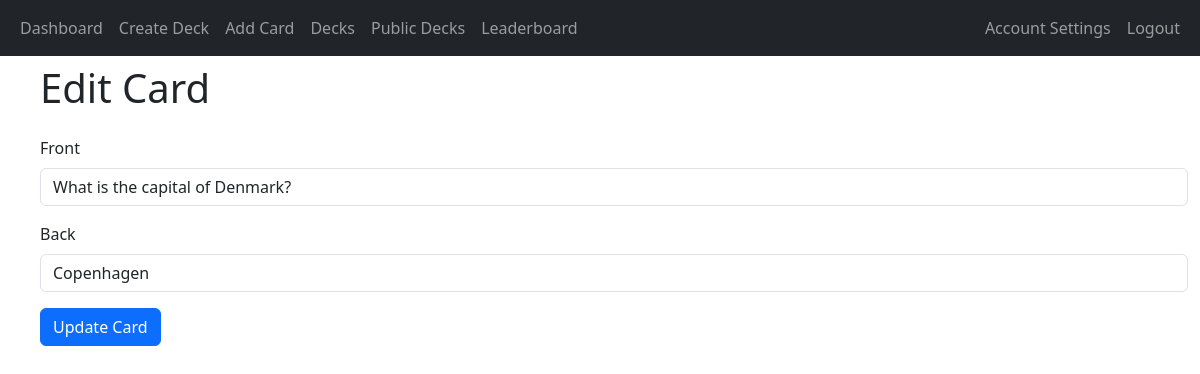
The page /edit_card/2 (signed in) on the database as committed earlier.
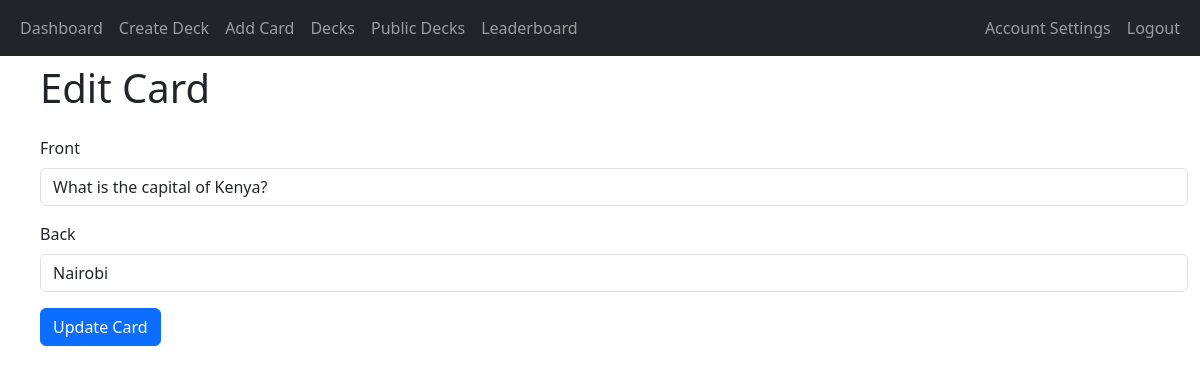
The same page on the database as committed later.
### app/decks/models.py (models this page shows, shortened)
class Card(db.Model):
    card_id = db.Column(db.Integer, primary_key=True)
    front = db.Column(db.String(255), nullable=False)
    back = db.Column(db.String(255), nullable=False)
    created_at = db.Column(db.DateTime, default=datetime.utcnow)
    next_review_date = db.Column(db.DateTime, nullable=True)
    deck_id = db.Column(db.Integer, db.ForeignKey('deck.deck_id'), nullable=False)
    box = db.Column(db.Integer, default=1)  # New field for Leitner system

### app/decks/routes.py (the view)
@decks_blueprint.route('/edit_card/<int:card_id>', methods=['GET', 'POST'])
@login_required
def edit_card(card_id):
    card = Card.query.get_or_404(card_id)
    if card.deck.user_id != current_user.user_id:
        abort(403)
    form = EditCardForm()
    if form.validate_on_submit():
        card.front = form.front.data
        card.back = form.back.data
        db.session.commit()
        flash('Your card has been updated!', 'success')
        return redirect(url_for('decks.view_deck', deck_id=card.deck_id))
    elif request.method == 'GET':
        form.front.data = card.front
        form.back.data = card.back
    return render_template('edit_card.html', title='Edit Card', form=form, card=card)

### app/decks/forms.py
class EditCardForm(FlaskForm):
    front = StringField('Front', validators=[DataRequired()])
    back = StringField('Back', validators=[DataRequired()])
    submit = SubmitField('Update Card')

### app/__init__.py (called while the page is built)
@login_manager.user_loader
def load_user(user_id):
    return User.query.get(int(user_id))

### app/decks/templates/edit_card.html (shortened to what this page needs)
{% extends "base.html" %}
{% block heading %}Edit Card{% endblock %}
{% block content %}
<div class="container">
    <form method="POST" action="">
        <div class="mb-3">
            {{ form.front.label(class="form-label") }}
            {{ form.front(class="form-control") }}
        </div>
        <div class="mb-3">
            {{ form.back.label(class="form-label") }}
            {{ form.back(class="form-control") }}
        </div>
        <div class="mb-3">
            {{ form.submit(class="btn btn-primary") }}
        </div>
    </form>
</div>
{% endblock %}

Rows that differ between the two databases and show on the page:
changed Card: front "What is the capital of Denmark?" → "What is the capital of Kenya?"; back "Copenhagen" → "Nairobi"
